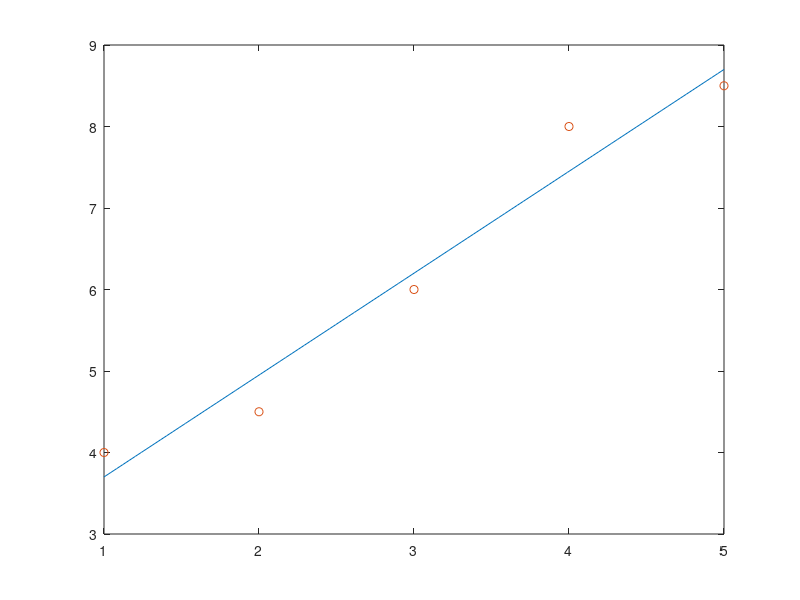

The MATLAB script that drew this image:
x=1:5;
y=[4 4.5 6 8 8.5];
A(1,1)=length(x);
A(1,2)=sum(x);
A(2,1)=sum(x);
A(2,2)=x*x';
b=[sum(y);x*y'];
sol=A\b;
xx=linspace(1,5,100);
yy=sol(2)*xx+sol(1);
plot(xx,yy)
hold on
plot(x,y,'o')

